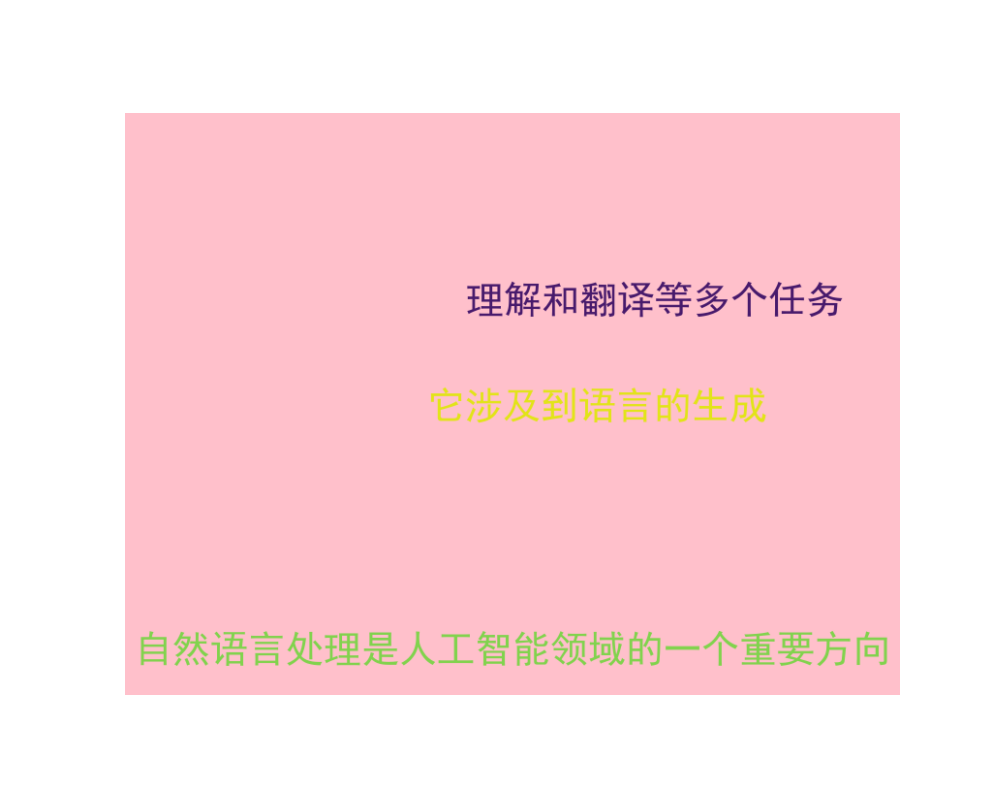

The Python source for this figure:
from wordcloud import WordCloud
import matplotlib.pyplot as plt

# 示例文本
text = "自然语言处理是人工智能领域的一个重要方向，它涉及到语言的生成、理解和翻译等多个任务。"

# 生成词云
wordcloud = WordCloud(
    background_color='pink',  # 设置背景颜色
    font_path='simhei.ttf',    # 设置字体路径（确保支持中文）
    width=800, height=600,     # 设置词云图的大小
    max_words=100,             # 设置最多显示的单词数
    min_font_size=10,          # 设置最小字体大小
    max_font_size=100,         # 设置最大字体大小
).generate(text)

# 显示词云
plt.figure(figsize=(10, 8))
plt.imshow(wordcloud, interpolation='bilinear')
plt.axis("off")
plt.show()
